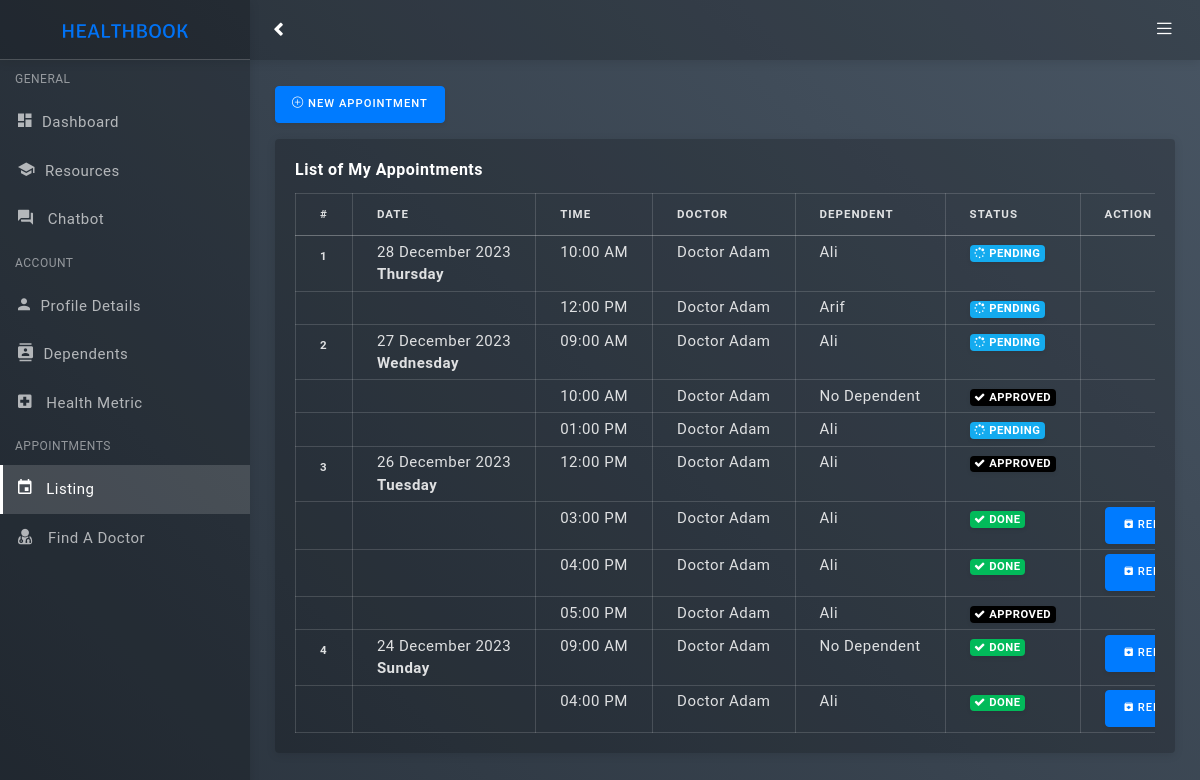
Page /patient/appointment.php (signed in) on the committed database.
### tables this page shows
CREATE TABLE `appointment` (
  `appId` int(11) NOT NULL,
  `patientId` int(11) NOT NULL,
  `dependentID` int(11) DEFAULT NULL,
  `appType` varchar(50) NOT NULL,
  `appDate` date DEFAULT NULL,
  `appTime` time DEFAULT NULL,
  `status` varchar(10) NOT NULL DEFAULT 'pending',
  `doctorID` bigint(20) NOT NULL,
  `receipt` varchar(500) DEFAULT NULL
);

CREATE TABLE `doctor` (
  `id` bigint(20) NOT NULL,
  `doctorId` varchar(5) NOT NULL,
  `password` varchar(200) NOT NULL,
  `doctorName` varchar(255) NOT NULL,
  `doctorEmail` varchar(255) NOT NULL,
  `doctorPhone` varchar(15) NOT NULL,
  `specialization` int(11) NOT NULL
);

CREATE TABLE `dependent` (
  `id_dependent` int(11) NOT NULL,
  `name_dependent` varchar(500) NOT NULL,
  `relationship` varchar(500) NOT NULL,
  `patientId` int(11) NOT NULL
);

### patient/appointment.php (the view, shortened to what this page needs)
<?php
require '../dbconnection.php';
if (isset($_SESSION['id'], $_SESSION['password'])) {
?>
  <!DOCTYPE html>
  <html lang="en">
  <?php include "head.php"; ?>
  <body class="bg-theme bg-theme9">
    <div id="wrapper">
      <?php
      include "sidebar.php";
      include "header.php";
      ?>
      <div class="content-wrapper">
        <div class="container-fluid">
          <div class="row mt-3">
            <div class="col-lg-12">
              <a href="new-appointment.php" class="btn btn-primary px-3 mb-3"><i class='icon-plus'></i> New Appointment</a>
              <div class="card">
                <div class="card-body">
                  <h5 class="card-title">List of My Appointments </h5>
                  <div class="table-responsive">
                    <table class="table table-sm table-bordered">
                      <thead>
                        <tr>
                          <th scope="col">#</th>
                          <th scope="col">Date</th>
                          <th scope="col">Time</th>
                          <th scope="col">Doctor</th>
                          <th scope="col">Dependent</th>
                          <th scope="col">Status</th>
                          <th scope="col">Action</th>
                        </tr>
                      </thead>
                      <tbody>
                        <?php
                        $count = 1;
                        $query = "SELECT a.*, b.patientName, c.doctorName, d.name_dependent FROM appointment a
                        JOIN patient b ON a.patientID = b.id
                        JOIN doctor c ON a.doctorID = c.id
                        LEFT JOIN dependent d ON a.dependentID = d.id_dependent
                        WHERE a.patientID='" . $_SESSION['id'] . "'
                        ORDER BY a.appDate DESC, a.appTime";
                        $result = mysqli_query($con, $query);
                        if ($result) {
                          if (mysqli_num_rows($result) > 0) {
                            $currentDate = null;
                            while ($row = mysqli_fetch_assoc($result)) {
                              extract($row);
                              $formattedTime = date('h:i A', strtotime($appTime));
                              $formattedDate = date('j F Y', strtotime($appDate)) . "<br><b>" . date('l', strtotime($appDate)) . "</b>";
                              if ($status == 'pending') {
                                $statusBadge = '<span class="badge badge-primary"><i class="fa fa-spinner"></i> PENDING</span>';
                                $rebookButton = $receiptButton = $postButton = '';
                              } elseif ($status == 'approved') {
                                $statusBadge = '<span class="badge badge-dark"><i class="fa fa-check"></i> APPROVED</span>';
                                $rebookButton = $receiptButton = $postButton = '';
                              } else {
                                $statusBadge = '<span class="badge badge-success"><i class="fa fa-check"></i> DONE</span>';
                                $rebookButton = "<a href='rebook-appointment.php?id={$appId}&did={$doctorID}' class='btn btn-primary'><i class='zmdi zmdi-archive'></i> Rebook </a> ";
                              }
                              if ($appDate != $currentDate) {
                                echo "<tr>";
                                echo "<th scope='row'>" . $count . "</th>";
                                echo "<td>" . $formattedDate . "</td>";
                                echo "<td>" . $formattedTime . "</td>";
                                echo "<td>" . $doctorName . "</td>";
                                echo "<td>" . ($name_dependent ? $name_dependent : "No Dependent") . "</td>";
                                echo "<td>" . $statusBadge . "</td>";
                                echo "<td>";
                                echo $rebookButton;
                                echo "</td>";
                                echo "</tr>";
                                $count++;
                                $currentDate = $appDate;
                              } else {
                                echo "<tr>";
                                echo "<th scope='row'></th>";
                                echo "<td></td>";
                                echo "<td>" . $formattedTime . "</td>";
                                echo "<td>" . $doctorName . "</td>";
                                echo "<td>" . ($name_dependent ? $name_dependent : "No Dependent") . "</td>";
                                echo "<td>" . $statusBadge . "</td>";
                                echo "<td>";
                                echo $rebookButton;
                                echo "</td>";
                                echo "</tr>";
                              }
                            }
                          } else {
                            echo "<tr>";
                            echo "<td colspan='7' style='text-align: center; color: red;'>No records found</td>";
                            echo "</tr>";
                          }
                        } else {
                          die("Error with the query in the database");
                        }
                        ?>
                      </tbody>
                    </table>
                  </div>
                </div>
              </div>
            </div>
          </div>
        </div>
      </div>
  </body>
  </html>
<?php
} else {
  header("location:../index.php");
  exit;
}
?>

### rows in the picture
appointment: appDate "28 December 2023", appDate "Thursday", appTime "10:00 AM", doctorID.doctorName "Doctor Adam", dependentID.name_dependent "Ali", status "pending" (drawn)
appointment: appTime "12:00 PM", doctorID.doctorName "Doctor Adam", dependentID.name_dependent "Arif", status "pending" (drawn)
appointment: appDate "27 December 2023", appDate "Wednesday", appTime "09:00 AM", doctorID.doctorName "Doctor Adam", dependentID.name_dependent "Ali", status "pending" (drawn)
appointment: appTime "10:00 AM", doctorID.doctorName "Doctor Adam", shows "No Dependent", status "APPROVED"
appointment: appTime "01:00 PM", doctorID.doctorName "Doctor Adam", dependentID.name_dependent "Ali", status "pending" (drawn)
appointment: appDate "26 December 2023", appDate "Tuesday", appTime "12:00 PM", doctorID.doctorName "Doctor Adam", dependentID.name_dependent "Ali", status "APPROVED"
appointment: appTime "03:00 PM", doctorID.doctorName "Doctor Adam", dependentID.name_dependent "Ali", status "DONE"
appointment: appTime "04:00 PM", doctorID.doctorName "Doctor Adam", dependentID.name_dependent "Ali", status "DONE"
appointment: appTime "05:00 PM", doctorID.doctorName "Doctor Adam", dependentID.name_dependent "Ali", status "APPROVED"
appointment: appDate "24 December 2023", appDate "Sunday", appTime "09:00 AM", doctorID.doctorName "Doctor Adam", shows "No Dependent", status "DONE"
appointment: appTime "04:00 PM", doctorID.doctorName "Doctor Adam", dependentID.name_dependent "Ali", status "DONE"
